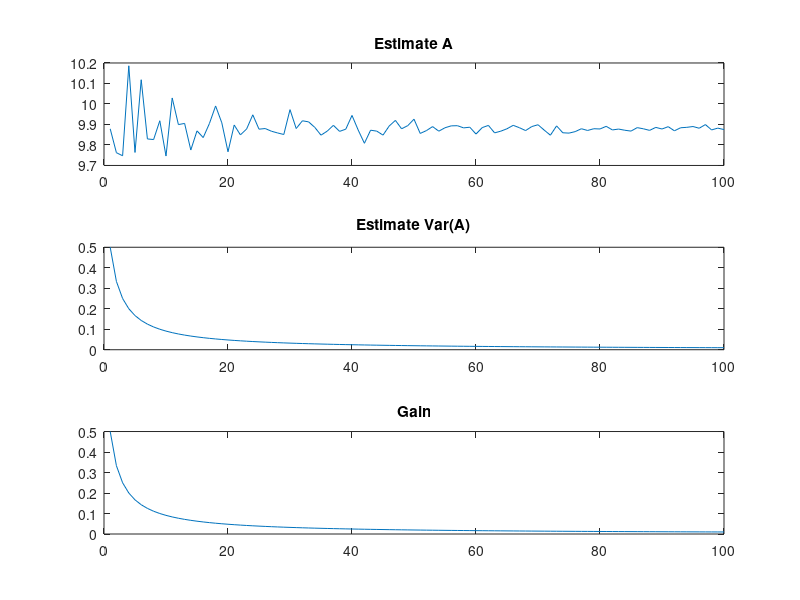

Write MATLAB code to recreate this figure. (Note: this script raises an error after producing the figure.)
A=10;
N=100;
n=[1:N]';
rn=[1 0.95 1.05];
for j=1:3
    r=rn(j);
    s=r.^n;
    wn=normrnd(0,r.^n);
    x=10*ones(N,1)+wn;
    A0=A;
    V0=1;
    Ae=zeros(N,1);
    Kp=zeros(N,1);
    Vp=zeros(N,1);
    K=V0/(V0+s(1));
    Ae(1)=A0+K*(x(1)-A0);
    Vp(1)=(1-K)*V0;
    V0=Vp(1);
    Kp(1)=K;
    for i = 2:N
        K=V0/(V0+s(i));
        Ae(i)=Ae(1)+K*(x(i)-Ae(i-1));
        Kp(i)=K;
        Vp(i)=(1-K)*V0;
        V0=Vp(i);
    end
    figure
    subplot(3,1,1)
    plot(n,Ae);
    title('Estimate A');
    subplot(3,1,2)
    plot(n,Vp);
    title('Estimate Var(A)');
    subplot(3,1,3)
    plot(n,Kp);
    title('Gain');
    xlabel(string('r=') + string(num2str(rn(j))));
end